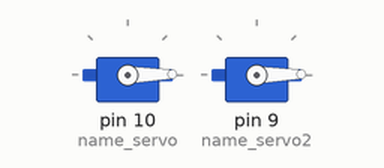
A sketch run on a simulated Arduino Uno, built with avr-gcc and run on an emulated ATmega328P. Parts: 2 × servo.

Above: at 0.05 s.
At 1.8 s:
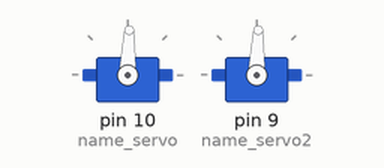
At 3.55 s:
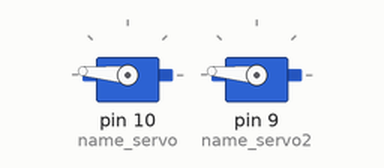
At 7.05 s:
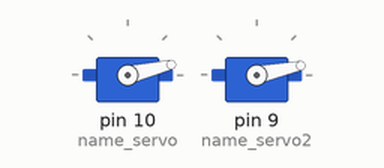
Timing chart, 0 to 9.5 s (numbered marks = the images above):
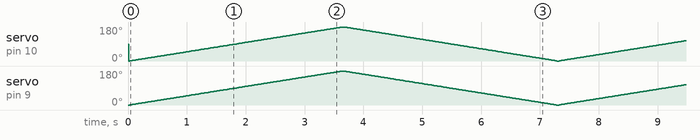

The sketch:

servo3.ino
```cpp
#include <AFMotor.h>

#include <Servo.h>            // Add library

// Define any servo name
Servo name_servo;
Servo name_servo2;

int servo_position = 0 ;

void setup() {

name_servo.attach (10);          // Define the servo signal pins
name_servo2.attach (9);

}

void loop() {

//servo 1

 for (servo_position = 0; servo_position <=180; servo_position +=1){
    name_servo2.write(servo_position);
    delay(10);
    name_servo.write(servo_position);
    delay(10);
  }

  for (servo_position=180; servo_position >= 0; servo_position -=1){

    name_servo2.write(servo_position);
    delay(10);
    name_servo.write(servo_position);
    delay(10);
  }

}
```
